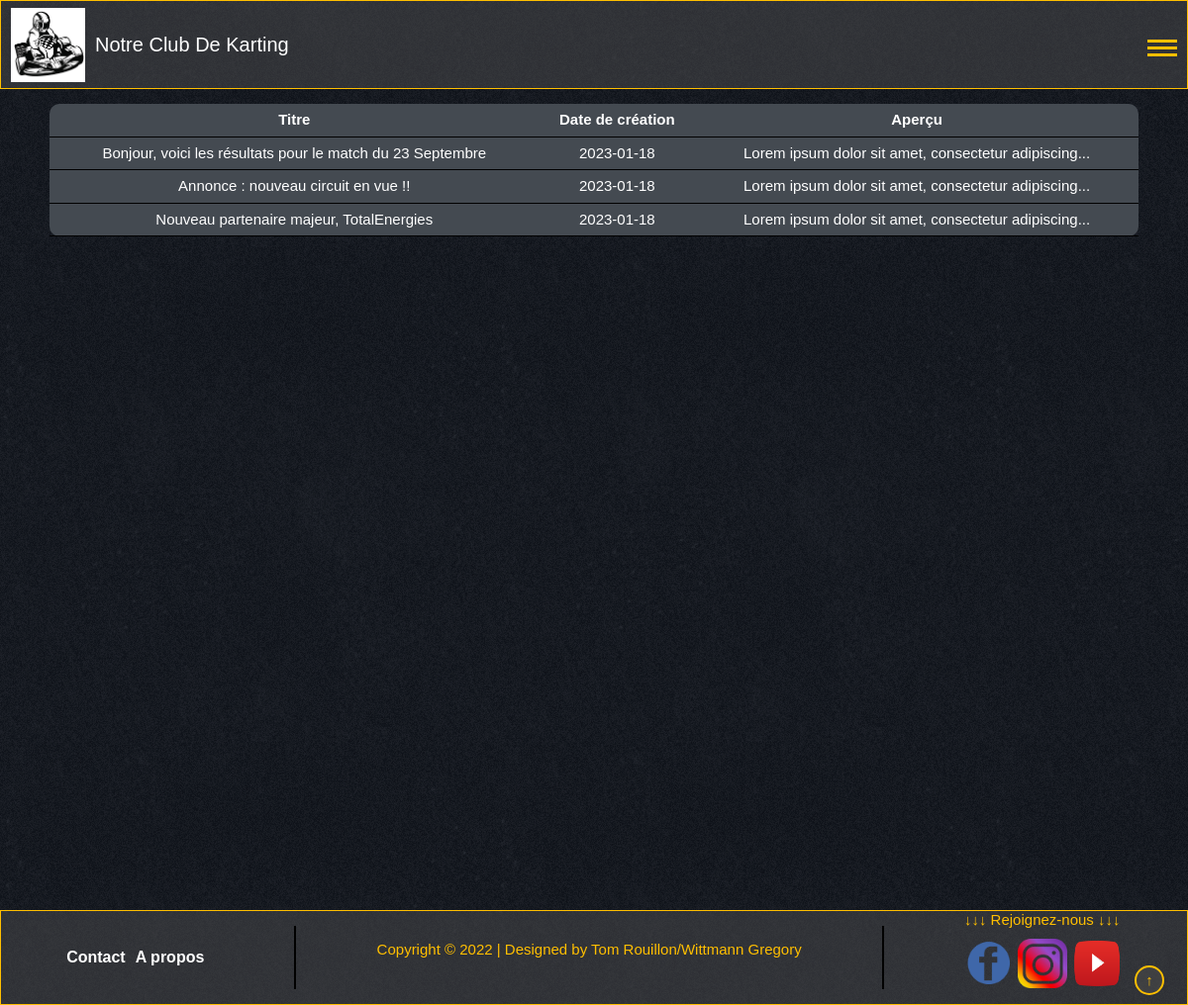
The page /actu.php on the database its author committed.
### tables this page shows
CREATE TABLE IF NOT EXISTS `article` (
  `idArticle` int(11) NOT NULL AUTO_INCREMENT,
  `titre` varchar(300) NOT NULL,
  `contenu` longtext NOT NULL,
  `dateCreation` date NOT NULL,
  `dateMAJ` date DEFAULT NULL,
  `Admin_Personne_idPersonne` int(11) NOT NULL,
  PRIMARY KEY (`idArticle`),
  KEY `fk_Article_Admin1_idx` (`Admin_Personne_idPersonne`)
);

### actu.php (the view, shortened to what this page needs)
<?php
    require_once("header.php");
?>
<div id="contenu">
    <?php
    $bdd = connect_bd();
    if (isset($_GET['id']) && $_GET['id'] > 0) {
        $id = $_GET['id'];
        $req = $bdd->prepare('SELECT * FROM article WHERE idArticle = ?');
        $req->execute(array($id));
        $donnees = $req->fetch();
        if (!$donnees) {
            echo "<h1>Erreur : Cet article n'existe pas</h1>";
            exit();
        }
        ?>
        <div class="article">
            <div class="articleHead">
                <h1><?php echo $donnees['titre']; ?></h1>
                <h7>Date de rédaction : <?php echo $donnees['dateCreation']; ?></h7>
                <?php if ($donnees['dateMAJ'] != null) {
                    echo "<h7>Dernière mise à jour : " . $donnees['dateMAJ'] . "</h7>";
                }
                ?>
            </div>
            <div class="bodyArticle">
                <p><?php echo $donnees['contenu']; ?></p>
            </div>
            <?php if (isset($_SESSION['admin']) && $_SESSION['admin']) {
                echo "<button onclick='deleteArticle(" . $donnees['idArticle'] . ")' class='registerMatch unreg'>Supprimer l'article</button>";
                echo "<small id='deleteErr'></small>";
            }
            ?>
        </div>
        <?php
    }
    else {
        $req = $bdd->prepare('SELECT * FROM article');
        $req->execute();
        ?>
        <div class="container">
            <table class="articlesList">
                <tr>
                    <th>Titre</th>
                    <th>Date de création</th>
                    <th>Aperçu</th>
                </tr>
            <?php
            while($donnees = $req->fetch()) {
                ?>
                <tr onclick="document.location = ('actu.php?id=<?php echo $donnees['idArticle'] ?>')">
                    <?php
                    echo "<td>" . $donnees['titre'] . "</td>";
                    echo "<td>" . $donnees['dateCreation'] . "</td>";
                    echo "<td>" . substr($donnees['contenu'], 0, 50) . "...</td>";
                    ?>
                </tr>
                <?php
            }
            echo "</table>";
        echo "</div>";
    }
    ?>
</div>
<?php
    require_once("footer.php");
?>

### style/main.css (style rules this page uses)
:root { --backColor:rgba(22, 22, 22, 0.773); --footColor:#343a40; --eventColor: #444a51; }
body { font-family: 'Share Tech', sans-serif; display: block; margin: 0; width: auto; height: auto; background-image: url("../logos/blackmamba.png"); }
body #contenu { min-height: 100vh; margin: 15px; font-size: 15px; color: white; }
.container { margin: auto; width: fit-content; }
.articlesList { background-color: var(--eventColor); border-radius: 10px; margin-bottom: 30px; width: 100%; min-width: 1100px; }
.articlesList td, th { border-bottom: solid black 1px; transition: all 200ms ease; text-align: center; padding: 5px; }
.articlesList tr:last-child { border-bottom: none; }

### style/footer.css (style rules this page uses)
:root { --footColor:rgba(75, 75, 76, 0.53); }

### style/header.css (style rules this page uses)
:root { --backColor:rgba(22, 22, 22, 0.773); --footColor:rgba(75, 75, 76, 0.53); --yellowColor:rgb(255, 191, 0); }

### rows shown on the page
article: titre "Bonjour, voici les résultats pour le match du 23 Septembre", dateCreation "2023-01-18", contenu "Lorem ipsum dolor sit amet, consectetur adipiscing"
article: titre "Annonce : nouveau circuit en vue !!", dateCreation "2023-01-18", contenu "Lorem ipsum dolor sit amet, consectetur adipiscing"
article: titre "Nouveau partenaire majeur, TotalEnergies", dateCreation "2023-01-18", contenu "Lorem ipsum dolor sit amet, consectetur adipiscing"
